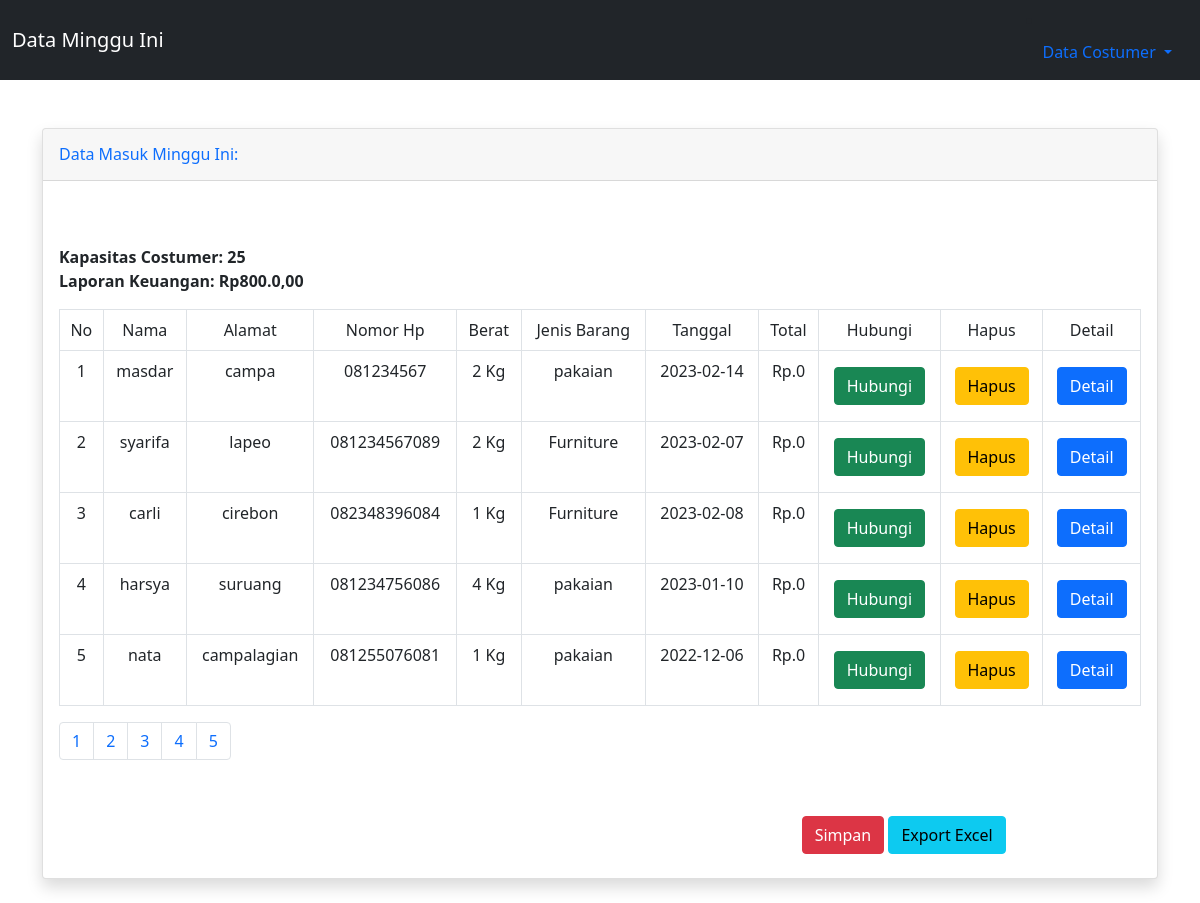
Screenshot of /minggu.php with the database file from the repository.
### tables this page shows
CREATE TABLE `data_minggu` (
  `id` int(11) NOT NULL,
  `nama` varchar(150) NOT NULL,
  `alamat` varchar(100) NOT NULL,
  `nomor` varchar(80) NOT NULL,
  `berat` varchar(68) NOT NULL,
  `jenis` varchar(75) NOT NULL,
  `tanggal` varchar(85) NOT NULL,
  `jumlah` varchar(90) NOT NULL
);

### minggu.php (the view, shortened to what this page needs)
<?php
require 'function.php';
 ?>
<!doctype html>
<html lang="en">
  <head>
    <link rel="stylesheet" href="https://stackpath.bootstrapcdn.com/bootstrap/5.0.0-alpha1/css/bootstrap.min.css">
  </head>
  <body>
        <nav class="navbar navbar-expand-lg navbar-dark bg-dark">
          <div class="container-fluid">
            <a class="navbar-brand text-white" href="beranda.php"> Data Minggu Ini </a>
                <li class="nav-item dropdown">
                  <a class="nav-link dropdown-toggle" href="#" id="navbarDropdownMenuLink" role="button" data-toggle="dropdown" aria-expanded="false">
                  Data Costumer
                  </a>
                </li>
            </div>
        </nav>
<div class="container mt-5">
<div class="card shadow mb-4">
  <div class="card-header py-3 d-flex flex-row align-items-center justify-content-between">
<h6 class="m-0 font-weight-bold text-primary">Data Masuk Minggu Ini:</h6>
  </div>
  <div class="row mt-5">
  <div class="col-xl-12 col-lg-12">
  <div class="card-body">
    <?php
    $hal= 5;
    $page = (isset($_GET['page'])) ? (int)$_GET['page'] : 1;
    $start = ($page - 1) * $hal;
    $kap = $hal * $hal;
    $Jumlah_y=mysqli_query($conn, "select sum(jumlah) as tos from data_minggu");
    $jumlahd=mysqli_fetch_array($Jumlah_y);
     ?>
     <b>Kapasitas Costumer: <?php echo $kap ; ?></b><br>
     <b>Laporan Keuangan: <?php echo " Rp800.". number_format($jumlahd['tos']).",00"; ?></b>
    <div class="table-responsive service">
    <table class="table table-bordered table-hover  mt-3 text-nowrap css-serial">
          <tr>
         <td><center>No</td>
     		 <td><center>Nama</td>
     		 <td><center>Alamat</td>
     		 <td><center>Nomor Hp</td>
     		 <td><center>Berat</td>
     		 <td><center>Jenis Barang</td>
         <td><center>Tanggal</td>
         <td><center>Total </td>
         <td><center>Hubungi</td>
         <td><center>Hapus</td>
         <td><center>Detail</td>
           </tr>
           <?php
      $query = mysqli_query($conn, "SELECT * FROM data_minggu  limit $start, $hal");
           if(mysqli_num_rows($query) <= 0){
             echo "<div class='col-md-10 col-sm-12 col-xs-12 ml-5'>";
             echo "<div class='alert alert-danger mt-4 ml-5' role='alert'>";
             echo "<p><center>Data Anda Masih Kosong</center></p>";
             echo "</div>";
             echo "</div>";
           }else{
          	  while($row = mysqli_fetch_array($query)){
          	  ?>
              <tr>
              <td><center><?php echo $row['id'] ?></td>
              <td><center><?php echo $row['nama'] ?></td>
              <td><center><?php echo $row['alamat'] ?></td>
              <td><center><?php echo $row['nomor'] ?></td>
              <td><center><?php echo $row['berat']." Kg" ?></td>
              <td><center><?php echo $row['jenis'] ?></td>
              <td><center><?php echo $row['tanggal'] ?></td>
              <td><center>Rp.<?php echo $row['jumlah'] ?></td>
              <td><center><a href="https://api.whatsapp.com/send?phone=<?php echo $row['nomor'];?>&text=Assalamualaikum%20<?php echo $row['nama'] ?>%20Barang%20Anda%20Selesai%20DiLaundry "><button type="button" class="btn btn-success mt-2 mb-2">Hubungi</button></a></td>
              <td><center><a href="delete.php?id=<?php echo $row['id'] ?>"><button type="button" class="btn btn-warning mt-2 mb-2">  Hapus</button></a></td>
              <td><center><a href="detail.php?id=<?php echo $row['id'] ?>"><button type="button" class="btn btn-primary mt-2 mb-2">Detail</button></a>
               </tr>
    <?php
  }}
      ?>
    </table>
    <nav aria-label="Page navigation example">
    <ul class="pagination">
      <?php
      for($x=1;$x<=$hal ;$x++){
        ?>
        <li class="page-item"><a class="page-link" href="?page=<?php echo $x ?>"><?php echo $x ?></a></li>
        <?php
      }
      ?>
    </ul>
    </nav>
  </div>
  </div>
  </div>
  </div>
  <div class="row mb-4 ml-5">
  <div class="col-sm-6">
  </div>
  <div class="col-sm-2">
  </div>
  <div class="col-sm-4">
  <a href="simpan.php"><button type="button" class="btn btn-danger mt-4 ml-5">Simpan</button></a>
  <a href="export.php"><button type="button" class="btn btn-info mt-4">Export Excel</button></a>
  </div>
  </div>
  </div>
  </div>
  </body>
</html>

### rows the page displays
data_minggu: id "1", nama "masdar", alamat "campa", nomor "081234567", berat "2", jenis "pakaian", tanggal "2023-02-14", jumlah "0"
data_minggu: id "2", nama "syarifa", alamat "lapeo", nomor "081234567089", berat "2", jenis "Furniture", tanggal "2023-02-07", jumlah "0"
data_minggu: id "3", nama "carli", alamat "cirebon", nomor "082348396084", berat "1", jenis "Furniture", tanggal "2023-02-08", jumlah "0"
data_minggu: id "4", nama "harsya", alamat "suruang", nomor "081234756086", berat "4", jenis "pakaian", tanggal "2023-01-10", jumlah "0"
data_minggu: id "5", nama "nata", alamat "campalagian", nomor "081255076081", berat "1", jenis "pakaian", tanggal "2022-12-06", jumlah "0"

### other values shown
$kap "25"
$jumlahd['tos'] "0"
